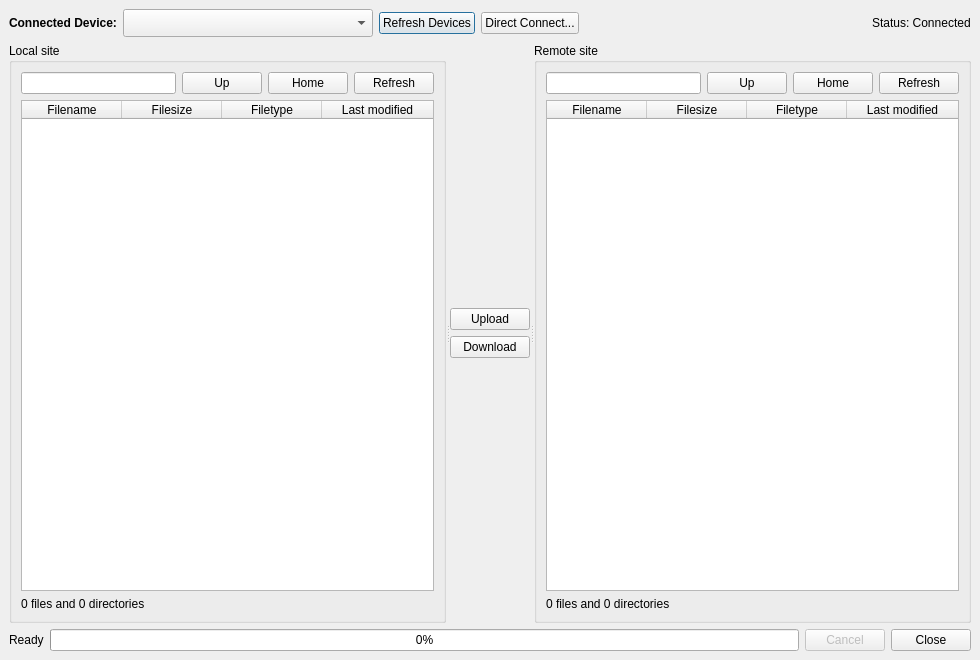
<?xml version="1.0" encoding="UTF-8"?>
<ui version="4.0">
 <class>FileManagerDialog</class>
 <widget class="QDialog" name="FileManagerDialog">
  <property name="geometry">
   <rect>
    <x>0</x>
    <y>0</y>
    <width>980</width>
    <height>660</height>
   </rect>
  </property>
  <property name="windowTitle">
   <string>File Manager - File Share</string>
  </property>
  <layout class="QVBoxLayout" name="verticalLayout">
   <property name="spacing">
    <number>6</number>
   </property>
   <property name="leftMargin">
    <number>9</number>
   </property>
   <property name="topMargin">
    <number>9</number>
   </property>
   <property name="rightMargin">
    <number>9</number>
   </property>
   <property name="bottomMargin">
    <number>9</number>
   </property>
   <item>
    <layout class="QHBoxLayout" name="deviceBarLayout">
     <item>
      <widget class="QLabel" name="labelDevice">
       <property name="text">
        <string>Connected Device:</string>
       </property>
       <property name="font">
        <font>
         <weight>75</weight>
         <bold>true</bold>
        </font>
       </property>
      </widget>
     </item>
     <item>
      <widget class="QComboBox" name="comboDevices">
       <property name="minimumSize">
        <size>
         <width>250</width>
         <height>28</height>
        </size>
       </property>
      </widget>
     </item>
     <item>
      <widget class="QPushButton" name="btnRefreshDevices">
       <property name="text">
        <string>Refresh Devices</string>
       </property>
      </widget>
     </item>
     <item>
      <widget class="QPushButton" name="btnAddDevice">
       <property name="text">
        <string>Direct Connect...</string>
       </property>
       <property name="toolTip">
        <string>Directly connect to a remote IP address</string>
       </property>
      </widget>
     </item>
     <item>
      <spacer name="spacerDevice">
       <property name="orientation">
        <enum>Qt::Horizontal</enum>
       </property>
       <property name="sizeHint" stdset="0">
        <size>
         <width>40</width>
         <height>20</height>
        </size>
       </property>
      </spacer>
     </item>
     <item>
      <widget class="QLabel" name="lblConnectionStatus">
       <property name="text">
        <string>Status: Connected</string>
       </property>
      </widget>
     </item>
    </layout>
   </item>
   <item>
    <widget class="QSplitter" name="splitter">
     <property name="sizePolicy">
      <sizepolicy hsizetype="Expanding" vsizetype="Expanding">
       <horstretch>0</horstretch>
       <verstretch>1</verstretch>
      </sizepolicy>
     </property>
     <property name="orientation">
      <enum>Qt::Horizontal</enum>
     </property>
     <widget class="QGroupBox" name="groupLocal">
      <property name="sizePolicy">
       <sizepolicy hsizetype="Expanding" vsizetype="Expanding">
        <horstretch>1</horstretch>
        <verstretch>1</verstretch>
       </sizepolicy>
      </property>
      <property name="title">
       <string>Local site</string>
      </property>
      <layout class="QVBoxLayout" name="verticalLayoutLocal">
       <item>
        <layout class="QHBoxLayout" name="localPathLayout">
         <item>
          <widget class="QLineEdit" name="editLocalPath"/>
         </item>
         <item>
          <widget class="QPushButton" name="btnLocalUp">
           <property name="text">
            <string>Up</string>
           </property>
          </widget>
         </item>
         <item>
          <widget class="QPushButton" name="btnLocalHome">
           <property name="text">
            <string>Home</string>
           </property>
          </widget>
         </item>
         <item>
          <widget class="QPushButton" name="btnLocalRefresh">
           <property name="text">
            <string>Refresh</string>
           </property>
          </widget>
         </item>
        </layout>
       </item>
       <item>
        <widget class="QTableWidget" name="tableLocal">
         <property name="sizePolicy">
          <sizepolicy hsizetype="Expanding" vsizetype="Expanding">
           <horstretch>0</horstretch>
           <verstretch>1</verstretch>
          </sizepolicy>
         </property>
         <property name="selectionBehavior">
          <enum>QAbstractItemView::SelectRows</enum>
         </property>
         <property name="selectionMode">
          <enum>QAbstractItemView::SingleSelection</enum>
         </property>
         <property name="sortingEnabled">
          <bool>true</bool>
         </property>
         <attribute name="horizontalHeaderStretchLastSection">
          <bool>true</bool>
         </attribute>
         <column>
          <property name="text">
           <string>Filename</string>
          </property>
         </column>
         <column>
          <property name="text">
           <string>Filesize</string>
          </property>
         </column>
         <column>
          <property name="text">
           <string>Filetype</string>
          </property>
         </column>
         <column>
          <property name="text">
           <string>Last modified</string>
          </property>
         </column>
        </widget>
       </item>
       <item>
        <widget class="QLabel" name="lblLocalSummary">
         <property name="text">
          <string>0 files and 0 directories</string>
         </property>
        </widget>
       </item>
      </layout>
     </widget>
     <widget class="QWidget" name="transferButtonsWidget" native="true">
      <property name="maximumSize">
       <size>
        <width>110</width>
        <height>16777215</height>
       </size>
      </property>
      <layout class="QVBoxLayout" name="verticalLayoutTransfer">
       <item>
        <spacer name="spacerTransferTop">
         <property name="orientation">
          <enum>Qt::Vertical</enum>
         </property>
         <property name="sizeHint" stdset="0">
          <size>
           <width>20</width>
           <height>40</height>
          </size>
         </property>
        </spacer>
       </item>
       <item>
        <widget class="QPushButton" name="btnUpload">
         <property name="text">
          <string>Upload</string>
         </property>
         <property name="toolTip">
          <string>Upload selected local file or folder to remote destination</string>
         </property>
        </widget>
       </item>
       <item>
        <widget class="QPushButton" name="btnDownload">
         <property name="text">
          <string>Download</string>
         </property>
         <property name="toolTip">
          <string>Download selected remote file or folder to local destination</string>
         </property>
        </widget>
       </item>
       <item>
        <spacer name="spacerTransferBottom">
         <property name="orientation">
          <enum>Qt::Vertical</enum>
         </property>
         <property name="sizeHint" stdset="0">
          <size>
           <width>20</width>
           <height>40</height>
          </size>
         </property>
        </spacer>
       </item>
      </layout>
     </widget>
     <widget class="QGroupBox" name="groupRemote">
      <property name="sizePolicy">
       <sizepolicy hsizetype="Expanding" vsizetype="Expanding">
        <horstretch>1</horstretch>
        <verstretch>1</verstretch>
       </sizepolicy>
      </property>
      <property name="title">
       <string>Remote site</string>
      </property>
      <layout class="QVBoxLayout" name="verticalLayoutRemote">
       <item>
        <layout class="QHBoxLayout" name="remotePathLayout">
         <item>
          <widget class="QLineEdit" name="editRemotePath"/>
         </item>
         <item>
          <widget class="QPushButton" name="btnRemoteUp">
           <property name="text">
            <string>Up</string>
           </property>
          </widget>
         </item>
         <item>
          <widget class="QPushButton" name="btnRemoteHome">
           <property name="text">
            <string>Home</string>
           </property>
          </widget>
         </item>
         <item>
          <widget class="QPushButton" name="btnRemoteRefresh">
           <property name="text">
            <string>Refresh</string>
           </property>
          </widget>
         </item>
        </layout>
       </item>
       <item>
        <widget class="QTableWidget" name="tableRemote">
         <property name="sizePolicy">
          <sizepolicy hsizetype="Expanding" vsizetype="Expanding">
           <horstretch>0</horstretch>
           <verstretch>1</verstretch>
          </sizepolicy>
         </property>
         <property name="selectionBehavior">
          <enum>QAbstractItemView::SelectRows</enum>
         </property>
         <property name="selectionMode">
          <enum>QAbstractItemView::SingleSelection</enum>
         </property>
         <property name="sortingEnabled">
          <bool>true</bool>
         </property>
         <attribute name="horizontalHeaderStretchLastSection">
          <bool>true</bool>
         </attribute>
         <column>
          <property name="text">
           <string>Filename</string>
          </property>
         </column>
         <column>
          <property name="text">
           <string>Filesize</string>
          </property>
         </column>
         <column>
          <property name="text">
           <string>Filetype</string>
          </property>
         </column>
         <column>
          <property name="text">
           <string>Last modified</string>
          </property>
         </column>
        </widget>
       </item>
       <item>
        <widget class="QLabel" name="lblRemoteSummary">
         <property name="text">
          <string>0 files and 0 directories</string>
         </property>
        </widget>
       </item>
      </layout>
     </widget>
    </widget>
   </item>
   <item>
    <layout class="QHBoxLayout" name="bottomBarLayout">
     <item>
      <widget class="QLabel" name="lblTransferStatus">
       <property name="text">
        <string>Ready</string>
       </property>
      </widget>
     </item>
     <item>
      <widget class="QProgressBar" name="progressBar">
       <property name="value">
        <number>0</number>
       </property>
       <property name="textVisible">
        <bool>true</bool>
       </property>
      </widget>
     </item>
     <item>
      <widget class="QPushButton" name="btnCancelTransfer">
       <property name="enabled">
        <bool>false</bool>
       </property>
       <property name="text">
        <string>Cancel</string>
       </property>
      </widget>
     </item>
     <item>
      <widget class="QPushButton" name="btnClose">
       <property name="text">
        <string>Close</string>
       </property>
      </widget>
     </item>
    </layout>
   </item>
  </layout>
 </widget>
 <resources/>
 <connections/>
</ui>
